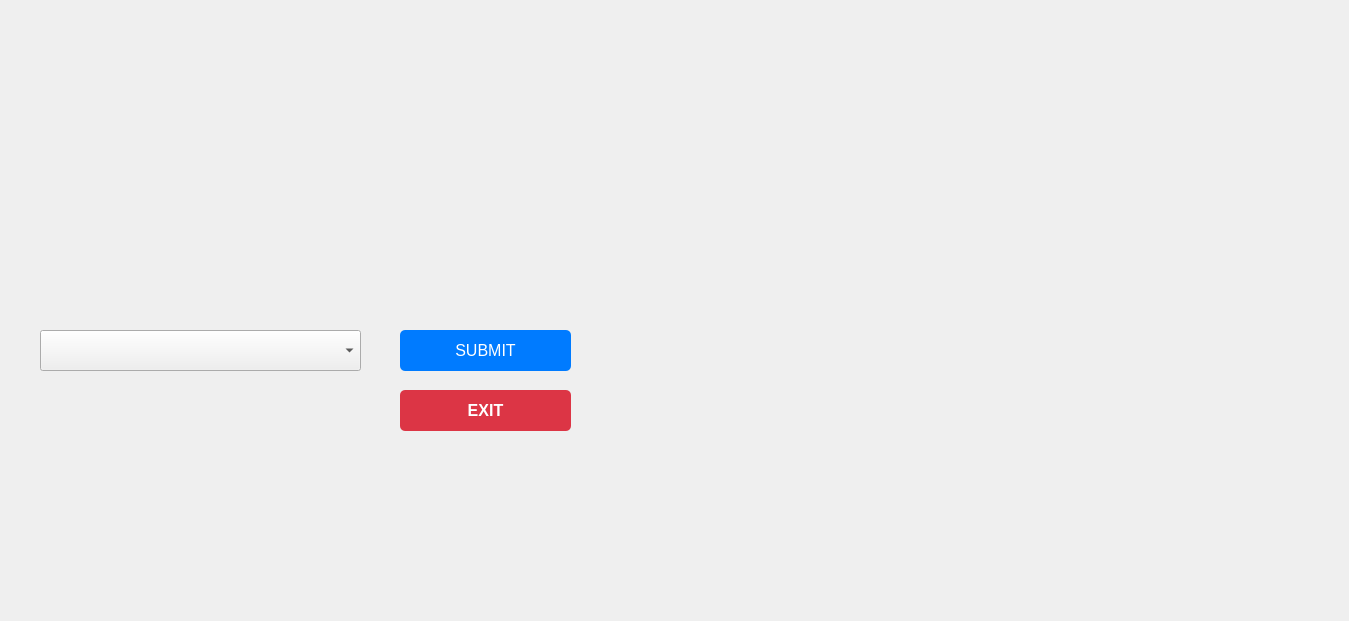
<?xml version="1.0" encoding="UTF-8"?>
<ui version="4.0">
 <class>MainWindow</class>
 <widget class="QMainWindow" name="MainWindow">
  <property name="geometry">
   <rect>
    <x>0</x>
    <y>0</y>
    <width>1349</width>
    <height>621</height>
   </rect>
  </property>
  <property name="windowTitle">
   <string>MainWindow</string>
  </property>
  <property name="styleSheet">
   <string notr="true"/>
  </property>
  <widget class="QWidget" name="centralwidget">
   <widget class="QLabel" name="back">
    <property name="geometry">
     <rect>
      <x>0</x>
      <y>-20</y>
      <width>1531</width>
      <height>641</height>
     </rect>
    </property>
    <property name="styleSheet">
     <string notr="true">background-image: url(:/Img/2.0.png);
background-image : center;</string>
    </property>
    <property name="text">
     <string/>
    </property>
   </widget>
   <widget class="QPushButton" name="Submit">
    <property name="geometry">
     <rect>
      <x>400</x>
      <y>330</y>
      <width>171</width>
      <height>41</height>
     </rect>
    </property>
    <property name="styleSheet">
     <string notr="true">QPushButton {
	font: 700 16pt &quot;Segoe UI&quot;;
    background-color: #007bff; /* Set the background color */
    color: #ffffff; /* Set text color */
    border: none; /* Remove border */
    padding: 10px 20px; /* Add padding */
    border-radius: 5px; /* Add border radius */
    font-size: 16px; /* Set font size */
}

QPushButton:hover {
    background-color: #0056b3; /* Change background color on hover */
    cursor: pointer; /* Show pointer cursor on hover */
}

QPushButton:pressed {
    background-color: #004080; /* Darken background color on press */
}

</string>
    </property>
    <property name="text">
     <string>SUBMIT</string>
    </property>
   </widget>
   <widget class="QPushButton" name="exit">
    <property name="geometry">
     <rect>
      <x>400</x>
      <y>390</y>
      <width>171</width>
      <height>41</height>
     </rect>
    </property>
    <property name="styleSheet">
     <string notr="true"> 
background-color: #dc3545; /* Set the background color to red */
    color: #ffffff; /* Set text color to white */
    border: none; /* Remove border */
    padding: 10px 20px; /* Add padding */
    border-radius: 5px; /* Add border radius */
    font-size: 16px; /* Set font size */
    font-weight: bold; /* Make font bold */
</string>
    </property>
    <property name="text">
     <string>EXIT</string>
    </property>
   </widget>
   <widget class="QComboBox" name="select">
    <property name="geometry">
     <rect>
      <x>40</x>
      <y>330</y>
      <width>321</width>
      <height>41</height>
     </rect>
    </property>
    <property name="styleSheet">
     <string notr="true"> background-color: #ffffff; /* Set the background color */
    border: 1px solid #cccccc; /* Add a border */
    border-radius: 5px; /* Add border radius */
    padding: 5px; /* Add padding */
    min-width: 100px; /* Set minimum width */
QComboBox::item {
    padding: 5px; /* Add padding to the items */
}

/* Apply styles to the selected item */
QComboBox::item:selected {
    background-color: #007bff; /* Set the background color of the selected item */
    color: #ffffff; /* Set the text color of the selected item */
}

/* Apply styles to the arrow icon */
QComboBox::down-arrow {
    image: url(down_arrow.png); /* Set the image for the arrow icon */
    width: 10px; /* Set the width of the arrow icon */
    height: 10px; /* Set the height of the arrow icon */
}</string>
    </property>
   </widget>
  </widget>
 </widget>
 <resources/>
 <connections/>
</ui>
